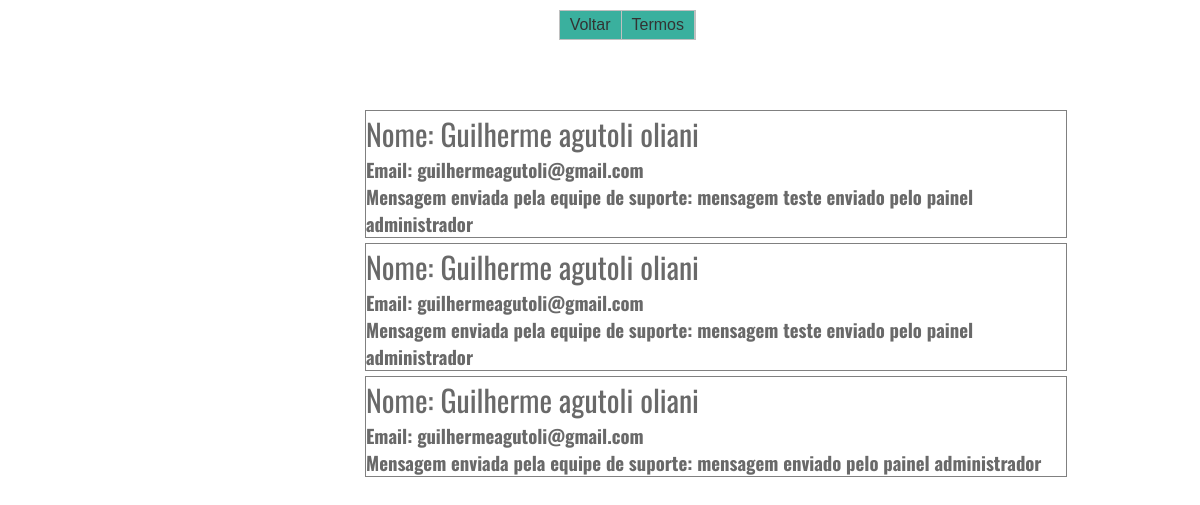
/templates/usuario/caixa-mensagem.php (signed in), run on the app's committed database.
### tables this page shows
CREATE TABLE `mensagem_enviada` (
  `id` int(11) NOT NULL,
  `id_usuario` int(11) NOT NULL,
  `nome_usuario` varchar(255) NOT NULL,
  `email_usuario` varchar(255) NOT NULL,
  `mensagem` text NOT NULL,
  `status` int(11) NOT NULL,
  `nivel` int(11) NOT NULL
);

### templates/usuario/caixa-mensagem.php (the view, shortened to what this page needs)
<?php
require("../../configs/connection.php");
?>
<!DOCTYPE html PUBLIC "-//W3C//DTD XHTML 1.0 Transitional//EN" "http://www.w3.org/TR/xhtml1/DTD/xhtml1-transitional.dtd">
<html xmlns="http://www.w3.org/1999/xhtml">
<head>
	<link rel="stylesheet" type="text/css" href="../../css/styletemplates.css"/>
	<?php include "../header.php"; ?>
</head>
<body>
<?php
$id = $_SESSION['id'];
$nivel = $_SESSION['nivel'];
$select = $mysqli->query("SELECT * FROM mensagem_enviada WHERE id_usuario = '$id' AND status = 0 AND nivel = '$nivel'");
$row = $select->num_rows;
?>
<div id="SuportePagina" class="form bradius">
	<ul class="ca-menu">
		<?php
		if($row){
				while($get = $select->fetch_array()){
		?>
		<li>
	        <a href="caixa-mensagem.php?id=<?= $get['id']; ?>">
	            <div class="ca-content">
	                <h2 class="ca-main">Nome: <?php echo $get["nome_usuario"]; ?></h2>
	                <h3 class="ca-sub">Email: <?php echo $get["email_usuario"]; ?></h3>
	                <h3 class="ca-sub">Mensagem enviada pela equipe de suporte: <?php echo $get["mensagem"]; ?></h3>
	            </div>
	        </a>
	    </li>
		<?php }} ?>
	</ul>
</div>
</body>
</html>

### templates/header.php
<link rel="stylesheet" type="text/css" href="../../css/styletemplates.css"/>
<div class="topo-index">
    <nav>
        <ul class="menu">
            <li><a href="javascript:history.back()">Voltar</a></li>
            <li><a href="../../termos.html">Termos</a></li>
        </ul>
    </nav>
</div>

### css/styletemplates.css (style rules this page uses)
* { margin:0; padding:0; outline:none; list-style:none; }
a { text-decoration:none; }
body { font:300 16px oswald; }
.topo-index { height: 50px; width: 100%; }
.menu { font-family: sans-serif; list-style:none; border:1px solid #c0c0c0; margin-top: 10px; right: 42%; position:absolute; text-align:center; background-color: #3AB09E; }
.menu li { position:relative; float:left; border-right:1px solid #c0c0c0; }
.menu li a { color: #333; text-decoration: none; padding: 5px 10px; display: block; }
.ca-content { width: 700px; margin-left: 5px; margin-top: 5px; border: 1px solid #808080; }
.ca-main { font: 400 30px oswald; color: #696969; }
.ca-sub { color: #696969; }
#SuportePagina { margin-left: 30%; margin-top: 5%; margin-bottom: 5%; }

### data on the page
mensagem_enviada: nome_usuario "Guilherme agutoli oliani", email_usuario "guilhermeagutoli@gmail.com", mensagem "mensagem teste enviado pelo painel administrador"
mensagem_enviada: nome_usuario "Guilherme agutoli oliani", email_usuario "guilhermeagutoli@gmail.com", mensagem "mensagem teste enviado pelo painel administrador"
mensagem_enviada: nome_usuario "Guilherme agutoli oliani", email_usuario "guilhermeagutoli@gmail.com", mensagem "mensagem enviado pelo painel administrador"
